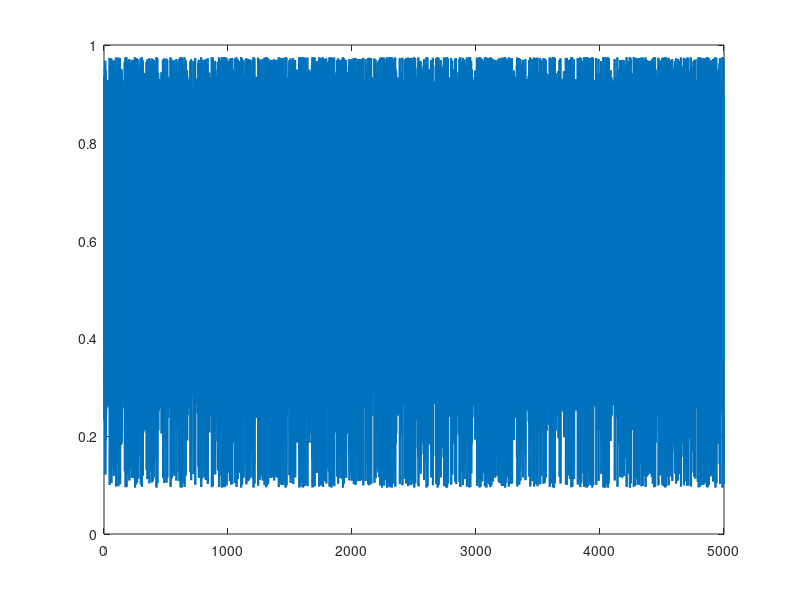

The MATLAB script that drew this image:
clear;
logistics = @(x,r) r*x*(1-x);

r = 3.9;
x1 = 0.4;
y1 = 0.0001
N = 5000; # Number of iterations
x = zeros(1, N);
y = zeros(1, N);

for i = 2:N;
  x(1)=x1;
  x(i)=logistics(x(i-1), r);
  y(1)=y1;
  y(i)=logistics(y(i-1), r);
  #diff =
end

plot(x,'Linewidth', 1.5);
#hold on;
#plot(y,r, 'Linewidth', 1.5);
#plot(log(abs(x-y)), 'Linewidth', 1.5)
